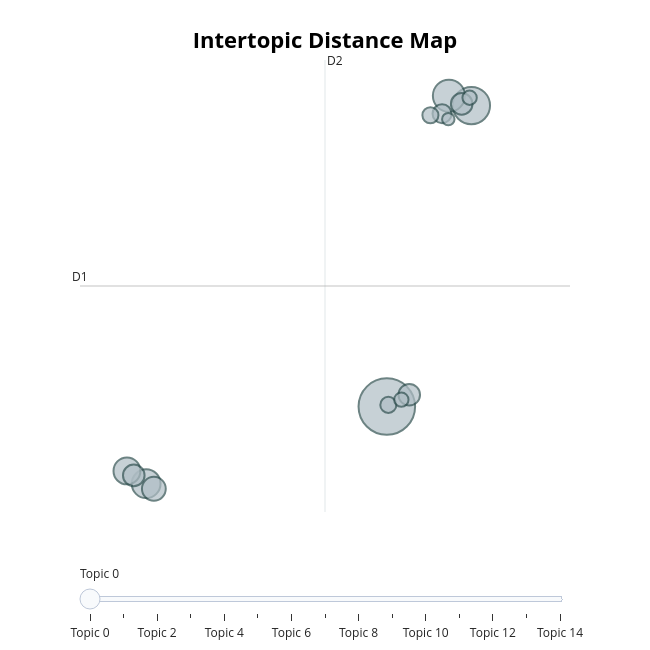

The cell this chart's notebook holds for it:
### Code cell
# run this cell to visualize the topics
topic_model.visualize_topics()

### Figure 1 — Plotly figure (JSON) as saved in the notebook; plotly's stock layout.template omitted (floating-point values rounded to 4 significant figures)
{"data": [{"customdata": [[0, "america | people | new | american | world", 62], [1, "states | government | united | congress | public", 27], [2, "government | congress | public | national | great", 20], [3, "states | government | united | congress | year", 16], [4, "states | government | united | year | congress", 14], [5, "states | united | war | british | great", 11], [6, "government | states | united | law | great", 9], [7, "world | nations | peace | soviet | nation", 9], [8, "states | united | government | constitution | state", 9], [9, "government | states | public | united | country", 7], [10, "government | shall | congress | world | people", 5], [11, "bank | states | public | government | country", 5], [12, "years | peace | new | world | year", 4], [13, "united | states | treaty | spain | year", 4], [14, "states | congress | people | year | country", 3]], "hovertemplate": "<b>Topic %{customdata[0]}</b><br>%{customdata[1]}<br>Size: %{customdata[2]}", "legendgroup": "", "marker": {"color": "#B0BEC5", "line": {"color": "DarkSlateGrey", "width": 2}, "size": [62, 27, 20, 16, 14, 11, 9, 9, 9, 7, 5, 5, 4, 4, 3], "sizemode": "area", "sizeref": 0.03875, "symbol": "circle"}, "mode": "markers", "name": "", "orientation": "v", "showlegend": false, "type": "scatter", "x": [22.79, 26.15, 25.26, 13.21, 12.45, 13.52, 12.72, 23.68, 25.77, 24.98, 22.85, 24.52, 23.37, 26.08, 25.23], "xaxis": "x", "y": [-4.42, 13.91, 14.51, -9.117, -8.338, -9.427, -8.611, -3.7, 14.01, 13.42, -4.317, 13.32, -3.999, 14.39, 13.09], "yaxis": "y"}], "layout": {"annotations": [{"showarrow": false, "text": "D1", "x": 10.58, "y": 2.924, "yshift": 10}, {"showarrow": false, "text": "D2", "x": 20.33, "xshift": 10, "y": 16.69}], "height": 650, "hoverlabel": {"bgcolor": "white", "font": {"family": "Rockwell", "size": 16}}, "legend": {"itemsizing": "constant", "tracegroupgap": 0}, "margin": {"t": 60}, "shapes": [{"line": {"color": "#CFD8DC", "width": 2}, "type": "line", "x0": 20.33, "x1": 20.33, "y0": -10.84, "y1": 16.69}, {"line": {"color": "#9E9E9E", "width": 2}, "type": "line", "x0": 10.58, "x1": 30.07, "y0": 2.924, "y1": 2.924}], "sliders": [{"active": 0, "pad": {"t": 50}, "steps": [{"args": [{"marker.color": [["red", "#B0BEC5", "#B0BEC5", "#B0BEC5", "#B0BEC5", "#B0BEC5", "#B0BEC5", "#B0BEC5", "#B0BEC5", "#B0BEC5", "#B0BEC5", "#B0BEC5", "#B0BEC5", "#B0BEC5", "#B0BEC5"]]}], "label": "Topic 0", "method": "update"}, {"args": [{"marker.color": [["#B0BEC5", "red", "#B0BEC5", "#B0BEC5", "#B0BEC5", "#B0BEC5", "#B0BEC5", "#B0BEC5", "#B0BEC5", "#B0BEC5", "#B0BEC5", "#B0BEC5", "#B0BEC5", "#B0BEC5", "#B0BEC5"]]}], "label": "Topic 1", "method": "update"}, {"args": [{"marker.color": [["#B0BEC5", "#B0BEC5", "red", "#B0BEC5", "#B0BEC5", "#B0BEC5", "#B0BEC5", "#B0BEC5", "#B0BEC5", "#B0BEC5", "#B0BEC5", "#B0BEC5", "#B0BEC5", "#B0BEC5", "#B0BEC5"]]}], "label": "Topic 2", "method": "update"}, {"args": [{"marker.color": [["#B0BEC5", "#B0BEC5", "#B0BEC5", "red", "#B0BEC5", "#B0BEC5", "#B0BEC5", "#B0BEC5", "#B0BEC5", "#B0BEC5", "#B0BEC5", "#B0BEC5", "#B0BEC5", "#B0BEC5", "#B0BEC5"]]}], "label": "Topic 3", "method": "update"}, {"args": [{"marker.color": [["#B0BEC5", "#B0BEC5", "#B0BEC5", "#B0BEC5", "red", "#B0BEC5", "#B0BEC5", "#B0BEC5", "#B0BEC5", "#B0BEC5", "#B0BEC5", "#B0BEC5", "#B0BEC5", "#B0BEC5", "#B0BEC5"]]}], "label": "Topic 4", "method": "update"}, {"args": [{"marker.color": [["#B0BEC5", "#B0BEC5", "#B0BEC5", "#B0BEC5", "#B0BEC5", "red", "#B0BEC5", "#B0BEC5", "#B0BEC5", "#B0BEC5", "#B0BEC5", "#B0BEC5", "#B0BEC5", "#B0BEC5", "#B0BEC5"]]}], "label": "Topic 5", "method": "update"}, {"args": [{"marker.color": [["#B0BEC5", "#B0BEC5", "#B0BEC5", "#B0BEC5", "#B0BEC5", "#B0BEC5", "red", "#B0BEC5", "#B0BEC5", "#B0BEC5", "#B0BEC5", "#B0BEC5", "#B0BEC5", "#B0BEC5", "#B0BEC5"]]}], "label": "Topic 6", "method": "update"}, {"args": [{"marker.color": [["#B0BEC5", "#B0BEC5", "#B0BEC5", "#B0BEC5", "#B0BEC5", "#B0BEC5", "#B0BEC5", "red", "#B0BEC5", "#B0BEC5", "#B0BEC5", "#B0BEC5", "#B0BEC5", "#B0BEC5", "#B0BEC5"]]}], "label": "Topic 7", "method": "update"}, {"args": [{"marker.color": [["#B0BEC5", "#B0BEC5", "#B0BEC5", "#B0BEC5", "#B0BEC5", "#B0BEC5", "#B0BEC5", "#B0BEC5", "red", "#B0BEC5", "#B0BEC5", "#B0BEC5", "#B0BEC5", "#B0BEC5", "#B0BEC5"]]}], "label": "Topic 8", "method": "update"}, {"args": [{"marker.color": [["#B0BEC5", "#B0BEC5", "#B0BEC5", "#B0BEC5", "#B0BEC5", "#B0BEC5", "#B0BEC5", "#B0BEC5", "#B0BEC5", "red", "#B0BEC5", "#B0BEC5", "#B0BEC5", "#B0BEC5", "#B0BEC5"]]}], "label": "Topic 9", "method": "update"}, {"args": [{"marker.color": [["#B0BEC5", "#B0BEC5", "#B0BEC5", "#B0BEC5", "#B0BEC5", "#B0BEC5", "#B0BEC5", "#B0BEC5", "#B0BEC5", "#B0BEC5", "red", "#B0BEC5", "#B0BEC5", "#B0BEC5", "#B0BEC5"]]}], "label": "Topic 10", "method": "update"}, {"args": [{"marker.color": [["#B0BEC5", "#B0BEC5", "#B0BEC5", "#B0BEC5", "#B0BEC5", "#B0BEC5", "#B0BEC5", "#B0BEC5", "#B0BEC5", "#B0BEC5", "#B0BEC5", "red", "#B0BEC5", "#B0BEC5", "#B0BEC5"]]}], "label": "Topic 11", "method": "update"}, {"args": [{"marker.color": [["#B0BEC5", "#B0BEC5", "#B0BEC5", "#B0BEC5", "#B0BEC5", "#B0BEC5", "#B0BEC5", "#B0BEC5", "#B0BEC5", "#B0BEC5", "#B0BEC5", "#B0BEC5", "red", "#B0BEC5", "#B0BEC5"]]}], "label": "Topic 12", "method": "update"}, {"args": [{"marker.color": [["#B0BEC5", "#B0BEC5", "#B0BEC5", "#B0BEC5", "#B0BEC5", "#B0BEC5", "#B0BEC5", "#B0BEC5", "#B0BEC5", "#B0BEC5", "#B0BEC5", "#B0BEC5", "#B0BEC5", "red", "#B0BEC5"]]}], "label": "Topic 13", "method": "update"}, {"args": [{"marker.color": [["#B0BEC5", "#B0BEC5", "#B0BEC5", "#B0BEC5", "#B0BEC5", "#B0BEC5", "#B0BEC5", "#B0BEC5", "#B0BEC5", "#B0BEC5", "#B0BEC5", "#B0BEC5", "#B0BEC5", "#B0BEC5", "red"]]}], "label": "Topic 14", "method": "update"}]}], "title": {"font": {"color": "Black", "size": 22}, "text": "<b>Intertopic Distance Map</b>", "x": 0.5, "xanchor": "center", "y": 0.95, "yanchor": "top"}, "width": 650, "xaxis": {"anchor": "y", "domain": [0, 1], "range": [10.58, 30.07], "title": {"text": ""}, "visible": false}, "yaxis": {"anchor": "x", "domain": [0, 1], "range": [-10.84, 16.69], "title": {"text": ""}, "visible": false}}}
